Frame 1 (no input): blank canvas, image omitted
Frame 60 (the mouse pressed at the canvas centre just before this capture): blank canvas, image omitted
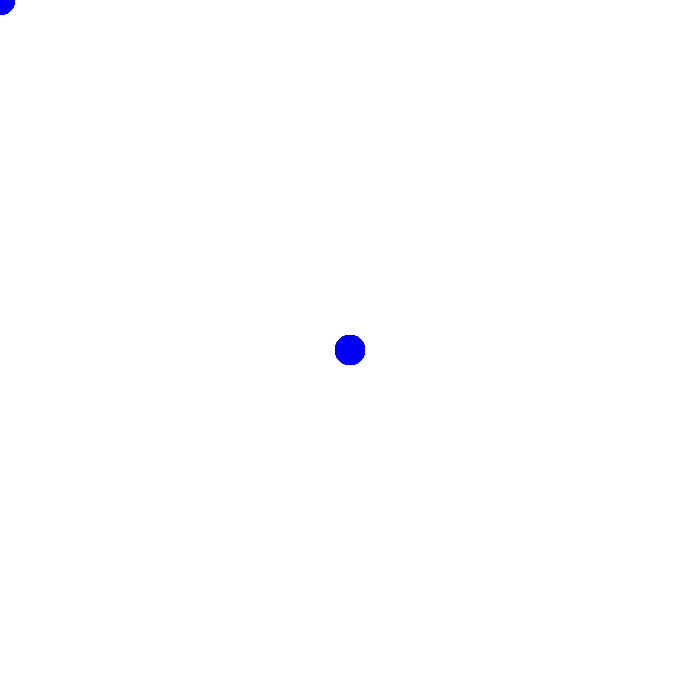
Frame 120 (the mouse held since frame 60 and released just before this capture)

The Processing sketch whose frames 1 and 60 were blank and that drew this single picture after the mouse press (run headless with seeded random() and noise(); from frame 60 on, the mouse is pressed at the canvas centre):

// Processing sketch: processing_125952
// ── processing_125952.pde


void setup() {
    background(255);
    size(700,700);
    }
void draw() {
    noStroke();
    fill(0,0,250);
    ellipse(mouseX,mouseY,30,30);
        }
        
